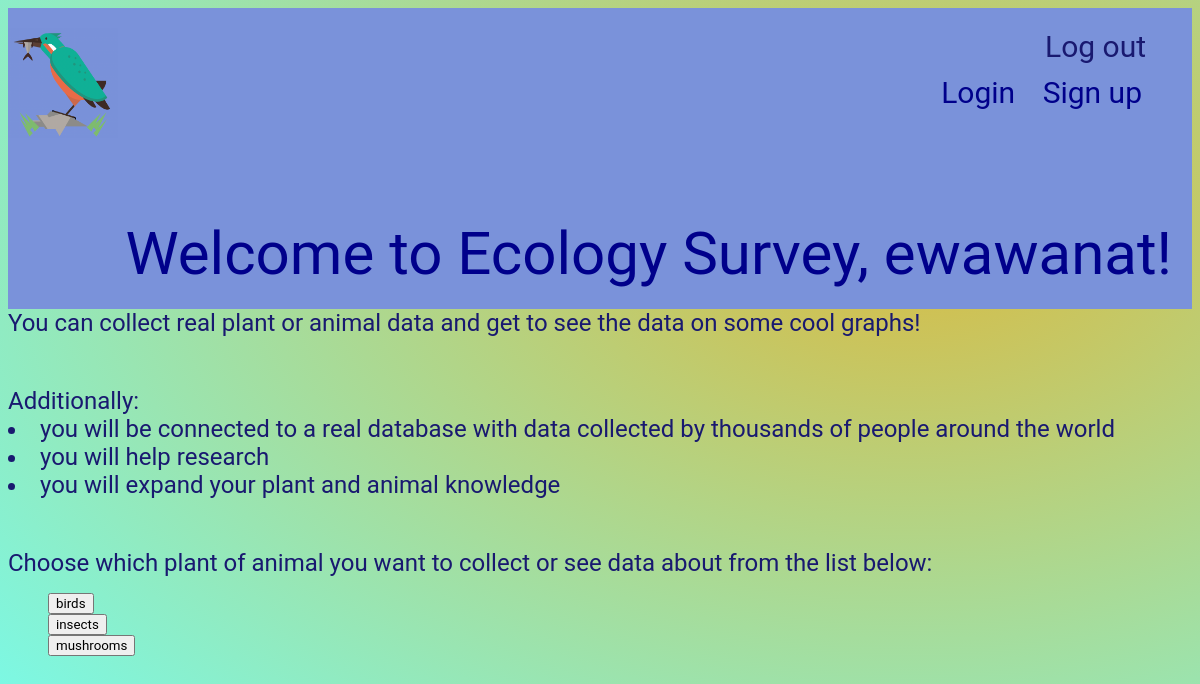
/displaydata/ (signed in), run on the app's committed database.
### enterdata/models.py (models this page shows, shortened)
class Category(models.Model):
    name = models.CharField(max_length=50, primary_key=True)
    slug = models.SlugField(unique=True)

### displaydata/views.py (the view)
# urls.py: path('', views.categoryChoice, name = 'category'),
@login_required(login_url="/accounts/login/") #this is so that the user can only add data if they are logged in, if not logged in, redirect to login page
def categoryChoice(request):
    categories = Category.objects.all()
    context_dict = {}
    context_dict['categories'] = []
    for category in categories:
        context_dict['categories'].append(category)
    display = True
    context_dict['display'] = display
    return render(request, 'category.html', context = context_dict)

### templates/category.html (shortened to what this page needs)
{% extends 'base_layout.html' %}
{% block content %}
<header>
{% if user.is_authenticated %}
<h1> Welcome to Ecology Survey, {{ user.username }}! <h1>
{% else %}
<h1> Welcome to Ecology Survey! <h1>
{%endif%}
</header>
<div class = "welcome-message">
    <h2>You can collect real plant or animal data and get to see the data on some cool graphs!
    <div class = "padding"> Additionally:
        <li> you will be connected to a real database with data collected by thousands of people around the world </li>
        <li> you will help research </li>
        <li> you will expand your plant and animal knowledge </li>
    </div>
    <div class = "padding">
    Choose which plant of animal you want to collect or see data about from the list below:
    </h2>
</div>
<div>
    {% if display %}
    <ul>
        {% for category in categories %}
            <div class = "category">
            <a href="{% url 'displaydata:displaydata' category.slug %}"><button> {{ category.name }}s </button></a>
            </div>
        {% endfor %}
    </ul>
    {% endif %}
</div>
{% endblock %}

### assets/kwakstyle.css (style rules this page uses)
* { box-sizing: border-box; }
body { color: darkblue; }
body * { font-family: "Roboto", sans-serif; }
h1, h2, h3, h4, h5 { font-weight: normal; margin: 0; }
.padding { padding-top: 50px; }
header { background-color: #7a92da; padding: 20px 0; position: relative; text-align: right; width: 100%; font-size: 30px; }
header h1 { display: inline-flex; text-align:justify; margin-left: 20px; }
.welcome-message { color: midnightblue; }
a, a:hover, a:visited { color: darkblue; text-decoration: none; }
html { height: 100%; }
body { background: radial-gradient(at 76% 28%,#FFA100 -37%,#72FFF6 101%); height: 100%; }

### data on the page
Category: name "bird"
Category: name "insect"
Category: name "mushroom"

### other printed values
{{ user.username }} "ewawanat"
